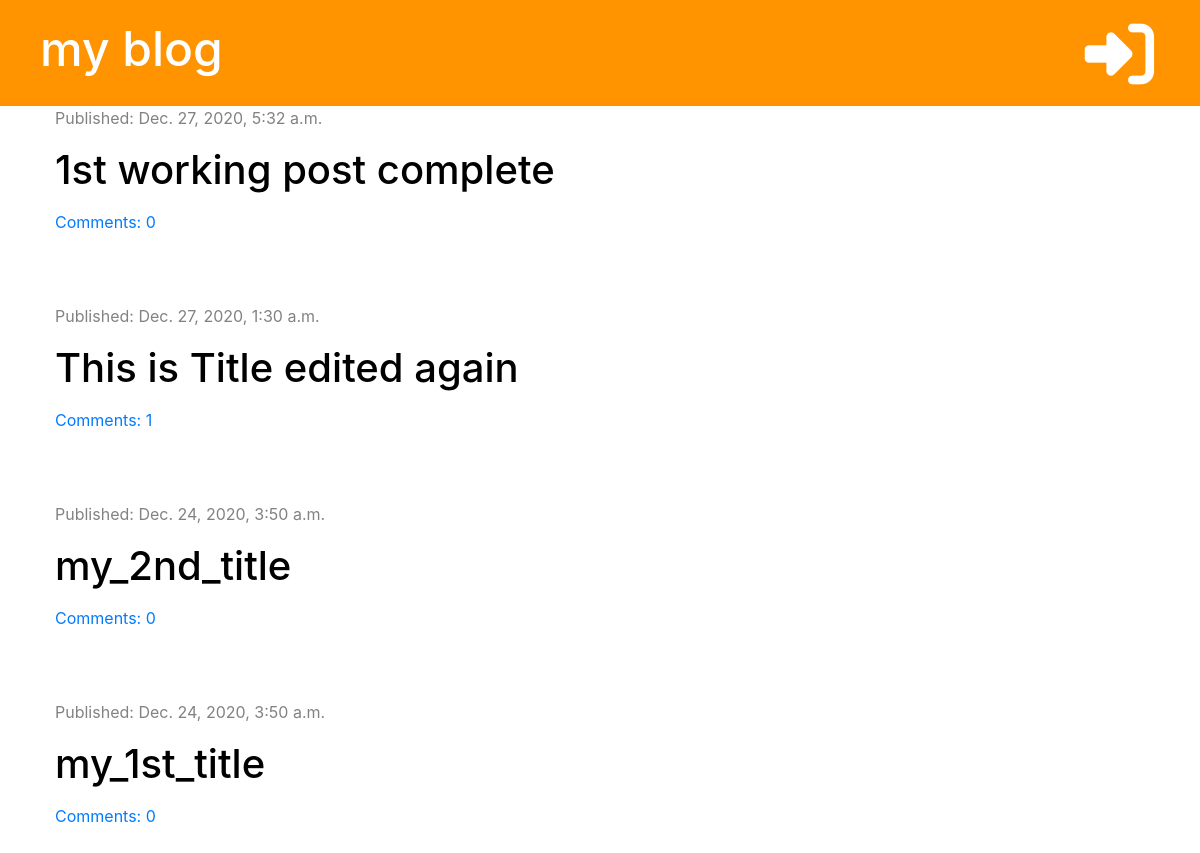
The app's page /, older data.
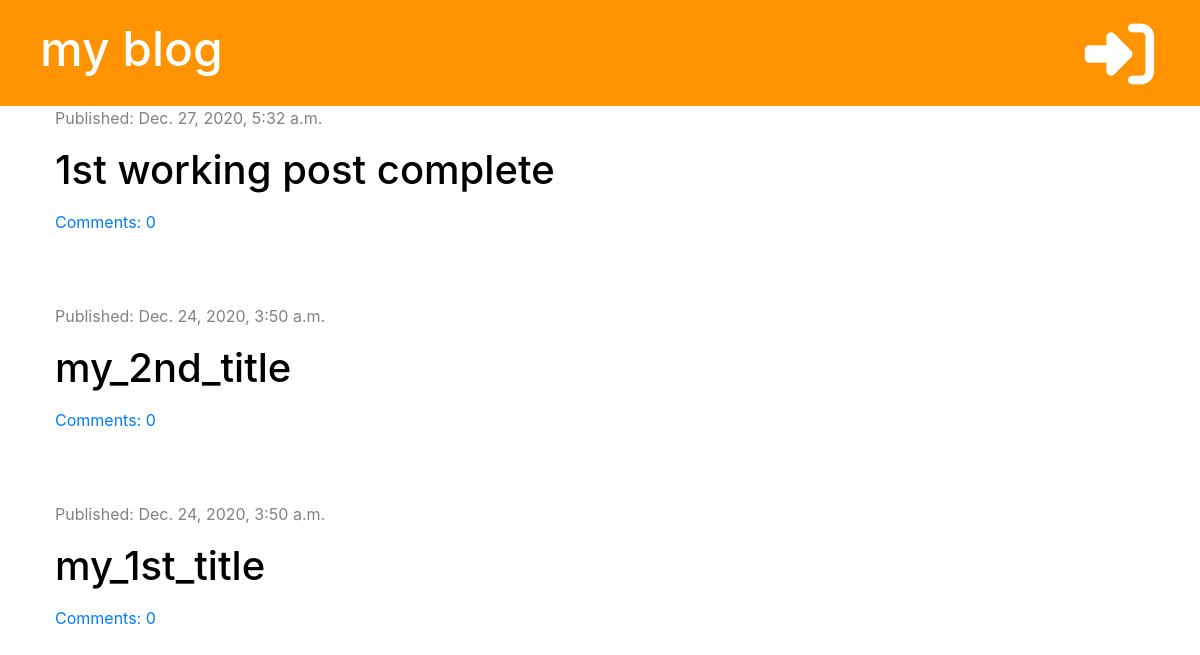
The same page, newer data.
### blog/models.py (models this page shows, shortened)
class Post(models.Model):
    author = models.ForeignKey('auth.User', on_delete=models.CASCADE)
    title = models.CharField(max_length=250)
    text = models.TextField()
    created_date = models.DateTimeField(default=timezone.now)
    published_date = models.DateTimeField(blank=True, null=True)
    def approved_comments(self):
        return self.comments.filter(approved=True)

### blog/views.py (the view)
# urls.py: path('', views.post_list, name='post_list'),
def post_list(request):
    posts = Post.objects.filter(published_date__lte=timezone.now()).order_by('-published_date')
    stuff_for_frontend = {'posts': posts}
    return render(request, 'blog/post_list.html', stuff_for_frontend)

### blog/templatetags/markdownify.py (called while the page is built)
@register.filter
def markdown(value):
    renderer = HighlightRenderer()
    markdown = mistune.Markdown(renderer=renderer)
    return markdown(value)

### blog/templates/blog/post_list.html (shortened to what this page needs)
{% extends "base.html" %}
{% load markdownify %}
{% block content %}
{% for post in posts %}
<div class="post">
    <div class="date">
        <p>Published: {{ post.published_date }}</p>
    </div>
    <h1>
        <a href="{% url 'blog:post_detail' post.id %}">{{ post.title }}</a>
    </h1>
    <a href="{% url 'blog:post_detail' post.id %}">Comments: {{ post.approved_comments.count }}</a>
</div>
{% endfor %}
{% endblock %}

Row changes from the older to the newer data that the page shows:
removed Post: published_date "Dec. 27, 2020, 1:30 a.m.", title "This is Title edited again", approved_comments.count "1"
